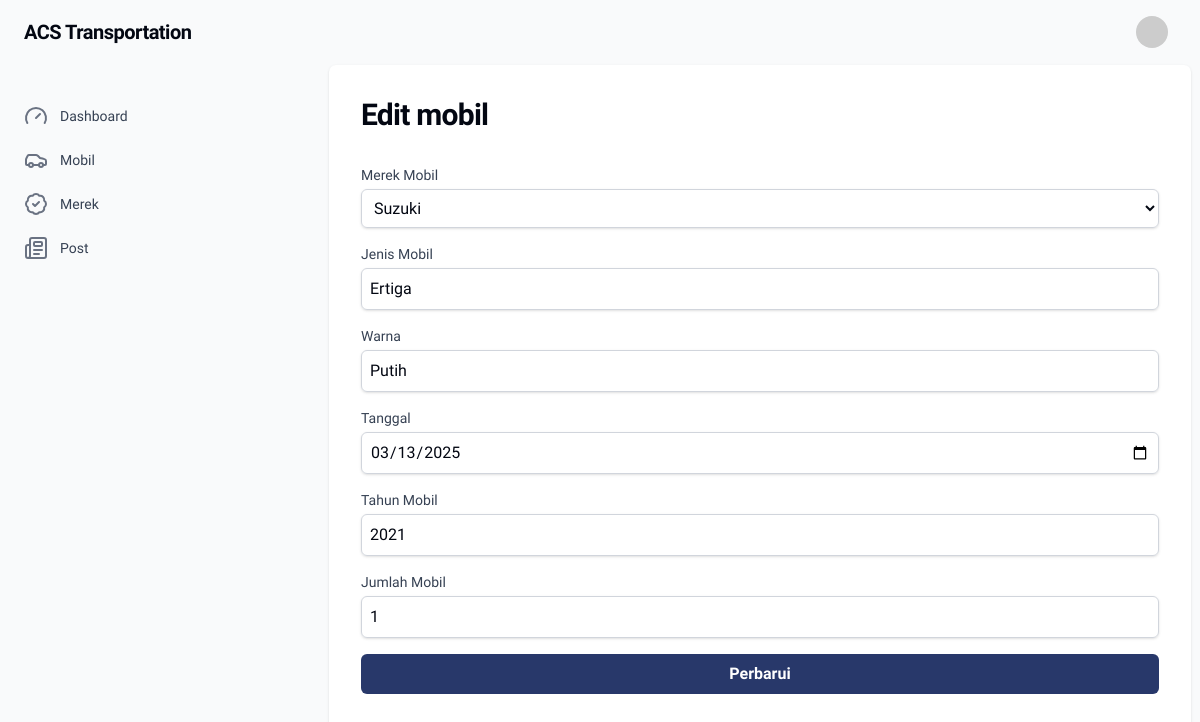
Screenshot of /admin/mobil/edit.php?id=3 with the database file from the repository.
### tables this page shows
CREATE TABLE `cars` (
  `id` int NOT NULL,
  `brand_id` int NOT NULL,
  `type` varchar(255) NOT NULL,
  `color` varchar(32) NOT NULL,
  `year` year NOT NULL,
  `quantity` int NOT NULL,
  `date` date NOT NULL,
  `created_at` timestamp NOT NULL DEFAULT CURRENT_TIMESTAMP,
  `updated_at` timestamp NOT NULL DEFAULT CURRENT_TIMESTAMP
);

### admin/mobil/edit.php (the view, shortened to what this page needs)
<?php
$db = new Database();
$conn = $db->conn;
$id = $_GET['id'];
$query = "SELECT * FROM cars WHERE id = '$id'";
$result = $conn->query($query);
$data = $result->fetch_assoc();
$brandQuery = "SELECT * FROM brands";
$brandResult = $conn->query($brandQuery);
?>
<?php include __DIR__ . "/../../views/components/admin-header.php" ?>
<main class="main mx-auto h-full w-full px-4 md:px-6 lg:px-8 max-w-7xl bg-white shadow">
    <section class="flex flex-col gap-y-8 py-8">
        <header class="flex flex-col gap-4 sm:flex-row sm:items-center sm:justify-between">
            <div>
                <h1 class="text-2xl font-bold tracking-tight text-gray-950 dark:text-white sm:text-3xl">
                    Edit mobil
                </h1>
            </div>
        </header>
        <div class="">
            <form method="post" action="update.php" class="space-y-4">
                <div>
                    <label for="brand_id" class="block text-sm font-medium text-gray-700">Merek Mobil</label>
                    <select id="brand_id" name="brand_id" required class="mt-1 block w-full p-2 border border-gray-300 rounded-md shadow-sm focus:ring-blue-500 focus:border-blue-500">
                        <?php
                        while ($row = $brandResult->fetch_assoc()) {
                            $selected = ($row['id'] == $data['brand_id']) ? "selected" : "";
                            echo "<option value='" . $row['id'] . "' $selected>" . $row['name'] . "</option>";
                        }
                        ?>
                    </select>
                </div>
                <div>
                    <label for="type" class="block text-sm font-medium text-gray-700">Jenis Mobil</label>
                    <input type="text" id="type" name="type" value="<?= htmlspecialchars($data['type']) ?>" required class="mt-1 block w-full p-2 border border-gray-300 rounded-md shadow-sm">
                </div>
                <div>
                    <label for="color" class="block text-sm font-medium text-gray-700">Warna</label>
                    <input type="text" id="color" name="color" value="<?= htmlspecialchars($data['color']) ?>" required class="mt-1 block w-full p-2 border border-gray-300 rounded-md shadow-sm">
                </div>
                <div>
                    <label for="date" class="block text-sm font-medium text-gray-700">Tanggal</label>
                    <input type="date" id="date" name="date" value="<?= htmlspecialchars($data['date']) ?>" required class="mt-1 block w-full p-2 border border-gray-300 rounded-md shadow-sm">
                </div>
                <div>
                    <label for="year" class="block text-sm font-medium text-gray-700">Tahun Mobil</label>
                    <input type="number" id="year" name="year" value="<?= htmlspecialchars($data['year']) ?>" required min="1900" max="<?php echo date('Y'); ?>" class="mt-1 block w-full p-2 border border-gray-300 rounded-md shadow-sm">
                </div>
                <div>
                    <label for="quantity" class="block text-sm font-medium text-gray-700">Jumlah Mobil</label>
                    <input type="number" id="quantity" name="quantity" value="<?= htmlspecialchars($data['quantity']) ?>" required min="1" class="mt-1 block w-full p-2 border border-gray-300 rounded-md shadow-sm">
                </div>
                <button type="submit" class="w-full font-semibold bg-primary/90 text-white py-2 px-4 rounded-md hover:bg-primary cursor-pointer">Perbarui</button>
            </form>
        </div>
    </section>
</main>
<?php include __DIR__ . "/../../views/components/admin-footer.php" ?>

### src/css/ext.css (style rules this page uses)
.main { --border-width: 1px; --margin: .5rem; --background-color: #fff }
.main { background-color: var(--background-color); position: absolute; height: auto; width: auto; overflow: auto; border-radius: calc(var(--margin) - var(--border-width)); inset-inline: calc(var(--margin) + var(--border-width)); inset-block-start: calc(64px + var(--border-width)); inset-block-end: calc(var(--margin) + var(--border-width)); max-width: none; --border-color: rgba(var(--gray-950), 5%) }

### rows the page displays
cars: type "Ertiga", color "Putih", date "03/13/2025", year "2021", quantity "1"

### other values shown
$link['title'] "Dashboard"
$link['title'] "Mobil"
$link['title'] "Merek"
$link['title'] "Post"
form field brand_id "Suzuki"
